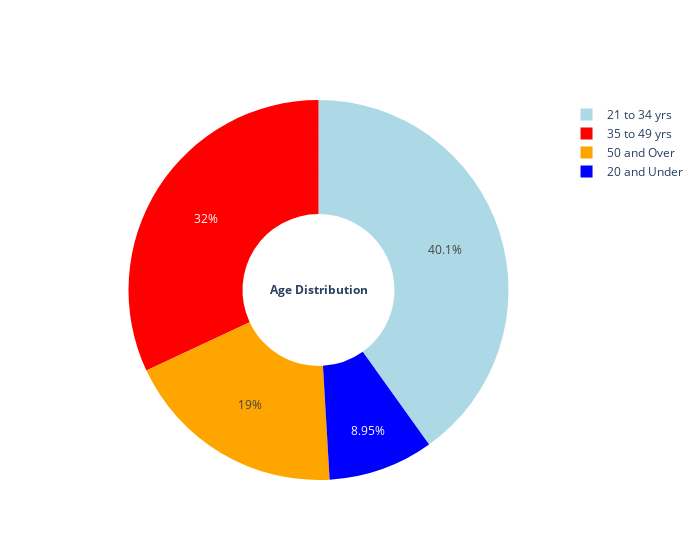

Here is the notebook cell this chart was saved with:
### Code cell
colors = ['blue','red','lightblue','orange']
fig5 = go.Figure(data = go.Pie(values = values, 
                          labels = labels, hole = 0.4,
                          title = "<b> Age Distribution </b>",
                          marker_colors = colors, scalegroup='two'
                 ))
fig5.update_layout(width = 700)
fig5.show()

### Figure 1 — Plotly figure (JSON) as saved in the notebook; plotly's stock layout.template omitted (floating-point values rounded to 4 significant figures)
{"data": [{"hole": 0.4, "labels": ["20 and Under", "35 to 49 yrs", "21 to 34 yrs", "50 and Over"], "marker": {"colors": ["blue", "red", "lightblue", "orange"]}, "scalegroup": "two", "title": {"text": "<b> Age Distribution </b>"}, "type": "pie", "values": [685724, 2449142, 3072901, 1452794]}], "layout": {"width": 700}}
